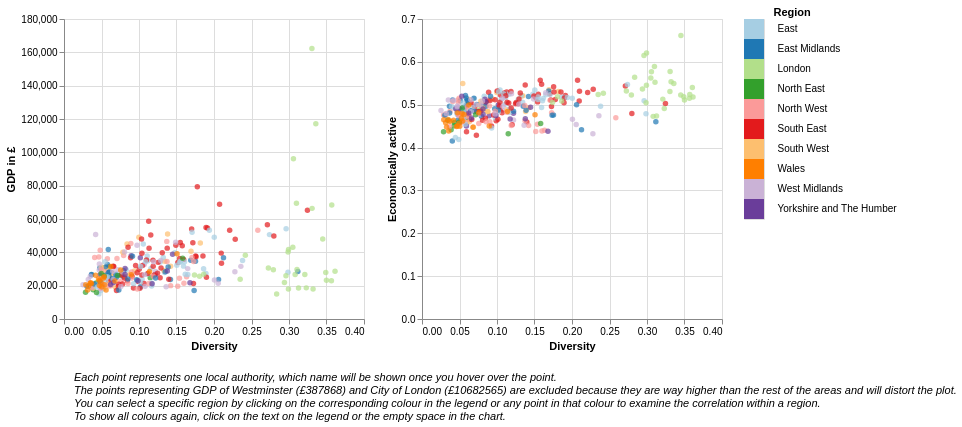

Source (Vega-Lite JSON):
### Vega-Lite specification from a JSON file in a GitHub repository (floating-point values rounded to 4 significant figures; data arrays with more than 128 entries replaced by an {"elided": "..."} marker saying what was removed)
{"config": {"view": {"continuousWidth": 300, "continuousHeight": 300}}, "vconcat": [{"hconcat": [{"mark": {"type": "point", "filled": true}, "encoding": {"color": {"condition": {"param": "param_1", "field": "Region", "scale": {"scheme": "paired"}, "legend": null, "type": "nominal"}, "value": "transparent"}, "tooltip": {"field": "LAD21NM", "title": null}, "x": {"axis": {"title": "Diversity"}, "field": "Entropy", "type": "quantitative"}, "y": {"axis": {"title": "GDP in £"}, "field": "GDP2021", "type": "quantitative"}}, "name": "view_1", "transform": [{"filter": {"field": "GDP2021", "lt": 200000}}]}, {"mark": {"type": "point", "filled": true}, "encoding": {"color": {"condition": {"param": "param_1", "field": "Region", "scale": {"scheme": "paired"}, "legend": null, "type": "nominal"}, "value": "transparent"}, "tooltip": {"field": "LAD21NM", "title": null}, "x": {"axis": {"title": "Diversity"}, "field": "Entropy", "type": "quantitative"}, "y": {"field": "Economically active", "type": "quantitative"}}, "name": "view_2"}, {"mark": {"type": "rect"}, "encoding": {"color": {"condition": {"param": "param_1", "field": "Region", "scale": {"scheme": "paired"}, "legend": null, "type": "nominal"}, "value": "lightgray"}, "y": {"axis": {"title": "Region", "titleAngle": 0, "titleY": -2, "titleAlign": "left", "labelAlign": "left", "offset": -35, "ticks": false, "grid": false, "domainColor": "transparent"}, "field": "Region", "type": "nominal"}}, "height": 200, "name": "view_3"}], "data": {"name": "data-cd2d6b9b93319d4b560e44395039a349"}}, {"data": {"name": "empty"}, "mark": {"type": "text", "align": "left", "baseline": "bottom", "fontStyle": "italic"}, "encoding": {"text": {"value": ["Each point represents one local authority, which name will be shown once you hover over the point.", "The points representing GDP of Westminster (£387868) and City of London (£10682565) are excluded because they are way higher than the rest of the areas and will distort the plot.", "You can select a specific region by clicking on the corresponding colour in the legend or any point in that colour to examine the correlation within a region.", "To show all colours again, click on the text on the legend or the empty space in the chart."]}}}], "params": [{"name": "param_3", "select": {"type": "interval", "encodings": ["x", "y"]}, "bind": "scales", "views": ["view_1"]}, {"name": "param_1", "select": {"type": "point", "encodings": ["color"]}, "views": ["view_1", "view_2", "view_3"]}, {"name": "param_2", "select": {"type": "interval", "encodings": ["x", "y"]}, "bind": "scales", "views": ["view_2"]}], "$schema": "https://vega.github.io/schema/vega-lite/v5.17.0.json", "datasets": {"data-cd2d6b9b93319d4b560e44395039a349": {"elided": "331 records"}, "empty": [{}]}}
